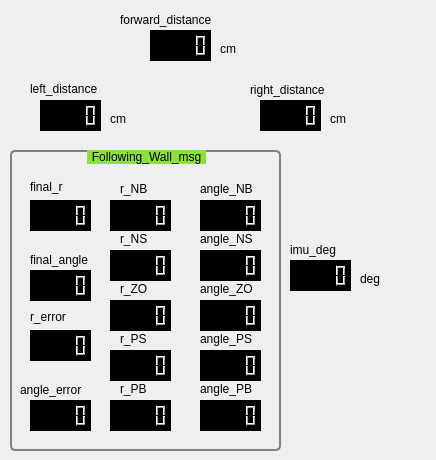
   <widget class="QWidget" name="tab_2">
    <attribute name="title">
     <string>Lasermsg</string>
    </attribute>
    <widget class="QLabel" name="label_19">
     <property name="geometry">
      <rect>
       <x>30</x>
       <y>80</y>
       <width>101</width>
       <height>17</height>
      </rect>
     </property>
     <property name="text">
      <string>left_distance</string>
     </property>
    </widget>
    <widget class="QLabel" name="label_20">
     <property name="geometry">
      <rect>
       <x>250</x>
       <y>80</y>
       <width>101</width>
       <height>20</height>
      </rect>
     </property>
     <property name="text">
      <string>right_distance</string>
     </property>
    </widget>
    <widget class="QLabel" name="label_21">
     <property name="geometry">
      <rect>
       <x>120</x>
       <y>10</y>
       <width>131</width>
       <height>20</height>
      </rect>
     </property>
     <property name="text">
      <string>forward_distance</string>
     </property>
    </widget>
    <widget class="QLabel" name="label_22">
     <property name="geometry">
      <rect>
       <x>110</x>
       <y>110</y>
       <width>67</width>
       <height>17</height>
      </rect>
     </property>
     <property name="text">
      <string>cm</string>
     </property>
    </widget>
    <widget class="QLabel" name="label_23">
     <property name="geometry">
      <rect>
       <x>220</x>
       <y>40</y>
       <width>67</width>
       <height>17</height>
      </rect>
     </property>
     <property name="text">
      <string>cm</string>
     </property>
    </widget>
    <widget class="QLabel" name="label_24">
     <property name="geometry">
      <rect>
       <x>330</x>
       <y>110</y>
       <width>67</width>
       <height>17</height>
      </rect>
     </property>
     <property name="text">
      <string>cm</string>
     </property>
    </widget>
    <widget class="QLabel" name="label_25">
     <property name="geometry">
      <rect>
       <x>290</x>
       <y>240</y>
       <width>101</width>
       <height>20</height>
      </rect>
     </property>
     <property name="text">
      <string>imu_deg</string>
     </property>
    </widget>
    <widget class="QLabel" name="label_26">
     <property name="geometry">
      <rect>
       <x>360</x>
       <y>270</y>
       <width>67</width>
       <height>17</height>
      </rect>
     </property>
     <property name="text">
      <string>deg</string>
     </property>
    </widget>
    <widget class="QLCDNumber" name="lcdNumber_forward_scan">
     <property name="geometry">
      <rect>
       <x>150</x>
       <y>30</y>
       <width>61</width>
       <height>31</height>
      </rect>
     </property>
     <property name="font">
      <font>
       <weight>50</weight>
       <bold>false</bold>
       <stylestrategy>PreferDefault</stylestrategy>
      </font>
     </property>
     <property name="styleSheet">
      <string notr="true">QLCDNumber{
border: 2px solid black;
    
	background-color: rgb(0, 0, 0)
}
</string>
     </property>
     <property name="inputMethodHints">
      <set>Qt::ImhNone</set>
     </property>
     <property name="frameShape">
      <enum>QFrame::Box</enum>
     </property>
     <property name="frameShadow">
      <enum>QFrame::Raised</enum>
     </property>
     <property name="digitCount">
      <number>5</number>
     </property>
     <property name="segmentStyle">
      <enum>QLCDNumber::Filled</enum>
     </property>
    </widget>
    <widget class="QLCDNumber" name="lcdNumber_left_scan">
     <property name="geometry">
      <rect>
       <x>40</x>
       <y>100</y>
       <width>61</width>
       <height>31</height>
      </rect>
     </property>
     <property name="font">
      <font>
       <weight>50</weight>
       <bold>false</bold>
       <stylestrategy>PreferDefault</stylestrategy>
      </font>
     </property>
     <property name="styleSheet">
      <string notr="true">QLCDNumber{
border: 2px solid black;
    
	background-color: rgb(0, 0, 0)
   
}
</string>
     </property>
     <property name="inputMethodHints">
      <set>Qt::ImhNone</set>
     </property>
     <property name="frameShape">
      <enum>QFrame::Box</enum>
     </property>
     <property name="frameShadow">
      <enum>QFrame::Raised</enum>
     </property>
     <property name="digitCount">
      <number>5</number>
     </property>
     <property name="segmentStyle">
      <enum>QLCDNumber::Filled</enum>
     </property>
    </widget>
    <widget class="QLCDNumber" name="lcdNumber_right_scan">
     <property name="geometry">
      <rect>
       <x>260</x>
       <y>100</y>
       <width>61</width>
       <height>31</height>
      </rect>
     </property>
     <property name="font">
      <font>
       <weight>50</weight>
       <bold>false</bold>
       <stylestrategy>PreferDefault</stylestrategy>
      </font>
     </property>
     <property name="styleSheet">
      <string notr="true">QLCDNumber{
border: 2px solid black;
    
	background-color: rgb(0, 0, 0)
   
}
</string>
     </property>
     <property name="inputMethodHints">
      <set>Qt::ImhNone</set>
     </property>
     <property name="frameShape">
      <enum>QFrame::Box</enum>
     </property>
     <property name="frameShadow">
      <enum>QFrame::Raised</enum>
     </property>
     <property name="digitCount">
      <number>5</number>
     </property>
     <property name="segmentStyle">
      <enum>QLCDNumber::Filled</enum>
     </property>
    </widget>
    <widget class="QLCDNumber" name="lcdNumber_imu">
     <property name="geometry">
      <rect>
       <x>290</x>
       <y>260</y>
       <width>61</width>
       <height>31</height>
      </rect>
     </property>
     <property name="font">
      <font>
       <weight>50</weight>
       <bold>false</bold>
       <stylestrategy>PreferDefault</stylestrategy>
      </font>
     </property>
     <property name="styleSheet">
      <string notr="true">QLCDNumber{
border: 2px solid black;
    
	background-color: rgb(0, 0, 0)
   
}
</string>
     </property>
     <property name="inputMethodHints">
      <set>Qt::ImhNone</set>
     </property>
     <property name="frameShape">
      <enum>QFrame::Box</enum>
     </property>
     <property name="frameShadow">
      <enum>QFrame::Raised</enum>
     </property>
     <property name="digitCount">
      <number>5</number>
     </property>
     <property name="segmentStyle">
      <enum>QLCDNumber::Filled</enum>
     </property>
    </widget>
    <widget class="QGroupBox" name="groupBox">
     <property name="geometry">
      <rect>
       <x>10</x>
       <y>150</y>
       <width>271</width>
       <height>301</height>
      </rect>
     </property>
     <property name="styleSheet">
      <string notr="true">QGroupBox {
    background-color: qlineargradient(x1: 0, y1: 0, x2: 0, y2: 1,
                                      stop: 0 #E0E0E0, stop: 1 #FFFFFF);
    border: 2px solid gray;
    border-radius: 5px;
    margin-top: 1ex; /* leave space at the top for the title */
}

QGroupBox::title {
    subcontrol-origin: margin;
    subcontrol-position: top center; /* position at the top center */
    padding: 0 3px;
    
	
	
	background-color: rgb(138, 226, 52);
	
}
QGroupBox::indicator {
    width: 13px;
    height: 13px;
}</string>
     </property>
     <property name="title">
      <string>Following_Wall_msg</string>
     </property>
     <widget class="QLCDNumber" name="lcdNumber_r_err">
      <property name="geometry">
       <rect>
        <x>20</x>
        <y>180</y>
        <width>61</width>
        <height>31</height>
       </rect>
      </property>
      <property name="font">
       <font>
        <weight>50</weight>
        <bold>false</bold>
        <stylestrategy>PreferDefault</stylestrategy>
       </font>
      </property>
      <property name="styleSheet">
       <string notr="true">QLCDNumber{
border: 2px solid black;
    
	background-color: rgb(0, 0, 0)
   
}
</string>
      </property>
      <property name="inputMethodHints">
       <set>Qt::ImhNone</set>
      </property>
      <property name="frameShape">
       <enum>QFrame::Box</enum>
      </property>
      <property name="frameShadow">
       <enum>QFrame::Raised</enum>
      </property>
      <property name="digitCount">
       <number>5</number>
      </property>
      <property name="segmentStyle">
       <enum>QLCDNumber::Filled</enum>
      </property>
     </widget>
     <widget class="QLabel" name="label_28">
      <property name="geometry">
       <rect>
        <x>10</x>
        <y>230</y>
        <width>81</width>
        <height>20</height>
       </rect>
      </property>
      <property name="text">
       <string>angle_error</string>
      </property>
     </widget>
     <widget class="QLCDNumber" name="lcdNumber_angle_err">
      <property name="geometry">
       <rect>
        <x>20</x>
        <y>250</y>
        <width>61</width>
        <height>31</height>
       </rect>
      </property>
      <property name="font">
       <font>
        <weight>50</weight>
        <bold>false</bold>
        <stylestrategy>PreferDefault</stylestrategy>
       </font>
      </property>
      <property name="styleSheet">
       <string notr="true">QLCDNumber{
border: 2px solid black;
    
	background-color: rgb(0, 0, 0)
}
</string>
      </property>
      <property name="inputMethodHints">
       <set>Qt::ImhNone</set>
      </property>
      <property name="frameShape">
       <enum>QFrame::Box</enum>
      </property>
      <property name="frameShadow">
       <enum>QFrame::Raised</enum>
      </property>
      <property name="digitCount">
       <number>5</number>
      </property>
      <property name="segmentStyle">
       <enum>QLCDNumber::Filled</enum>
      </property>
     </widget>
     <widget class="QLabel" name="label_27">
      <property name="geometry">
       <rect>
        <x>20</x>
        <y>158</y>
        <width>67</width>
        <height>17</height>
       </rect>
      </property>
      <property name="text">
       <string>r_error</string>
      </property>
     </widget>
     <widget class="QLCDNumber" name="lcdNumber_r_ZO">
      <property name="geometry">
       <rect>
        <x>100</x>
        <y>150</y>
        <width>61</width>
        <height>31</height>
       </rect>
      </property>
      <property name="font">
       <font>
        <weight>50</weight>
        <bold>false</bold>
        <stylestrategy>PreferDefault</stylestrategy>
       </font>
      </property>
      <property name="styleSheet">
       <string notr="true">QLCDNumber{
border: 2px solid black;
    
	background-color: rgb(0, 0, 0)
   
}
</string>
      </property>
      <property name="inputMethodHints">
       <set>Qt::ImhNone</set>
      </property>
      <property name="frameShape">
       <enum>QFrame::Box</enum>
      </property>
      <property name="frameShadow">
       <enum>QFrame::Raised</enum>
      </property>
      <property name="digitCount">
       <number>5</number>
      </property>
      <property name="segmentStyle">
       <enum>QLCDNumber::Filled</enum>
      </property>
     </widget>
     <widget class="QLCDNumber" name="lcdNumber_r_PS">
      <property name="geometry">
       <rect>
        <x>100</x>
        <y>200</y>
        <width>61</width>
        <height>31</height>
       </rect>
      </property>
      <property name="font">
       <font>
        <weight>50</weight>
        <bold>false</bold>
        <stylestrategy>PreferDefault</stylestrategy>
       </font>
      </property>
      <property name="styleSheet">
       <string notr="true">QLCDNumber{
border: 2px solid black;
    
	background-color: rgb(0, 0, 0)
   
}
</string>
      </property>
      <property name="inputMethodHints">
       <set>Qt::ImhNone</set>
      </property>
      <property name="frameShape">
       <enum>QFrame::Box</enum>
      </property>
      <property name="frameShadow">
       <enum>QFrame::Raised</enum>
      </property>
      <property name="digitCount">
       <number>5</number>
      </property>
      <property name="segmentStyle">
       <enum>QLCDNumber::Filled</enum>
      </property>
     </widget>
     <widget class="QLCDNumber" name="lcdNumber_r_NS">
      <property name="geometry">
       <rect>
        <x>100</x>
        <y>100</y>
        <width>61</width>
        <height>31</height>
       </rect>
      </property>
      <property name="font">
       <font>
        <weight>50</weight>
        <bold>false</bold>
        <stylestrategy>PreferDefault</stylestrategy>
       </font>
      </property>
      <property name="styleSheet">
       <string notr="true">QLCDNumber{
border: 2px solid black;
    
	background-color: rgb(0, 0, 0)
   
}
</string>
      </property>
      <property name="inputMethodHints">
       <set>Qt::ImhNone</set>
      </property>
      <property name="frameShape">
       <enum>QFrame::Box</enum>
      </property>
      <property name="frameShadow">
       <enum>QFrame::Raised</enum>
      </property>
      <property name="digitCount">
       <number>5</number>
      </property>
      <property name="segmentStyle">
       <enum>QLCDNumber::Filled</enum>
      </property>
     </widget>
     <widget class="QLCDNumber" name="lcdNumber_r_PB">
      <property name="geometry">
       <rect>
        <x>100</x>
        <y>250</y>
        <width>61</width>
        <height>31</height>
       </rect>
      </property>
      <property name="font">
       <font>
        <weight>50</weight>
        <bold>false</bold>
        <stylestrategy>PreferDefault</stylestrategy>
       </font>
      </property>
      <property name="styleSheet">
       <string notr="true">QLCDNumber{
border: 2px solid black;
    
	background-color: rgb(0, 0, 0)
   
}
</string>
      </property>
      <property name="inputMethodHints">
       <set>Qt::ImhNone</set>
      </property>
      <property name="frameShape">
       <enum>QFrame::Box</enum>
      </property>
      <property name="frameShadow">
       <enum>QFrame::Raised</enum>
      </property>
      <property name="digitCount">
       <number>5</number>
      </property>
      <property name="segmentStyle">
       <enum>QLCDNumber::Filled</enum>
      </property>
     </widget>
     <widget class="QLCDNumber" name="lcdNumber_r_NB">
      <property name="geometry">
       <rect>
        <x>100</x>
        <y>50</y>
        <width>61</width>
        <height>31</height>
       </rect>
      </property>
      <property name="font">
       <font>
        <weight>50</weight>
        <bold>false</bold>
        <stylestrategy>PreferDefault</stylestrategy>
       </font>
      </property>
      <property name="styleSheet">
       <string notr="true">QLCDNumber{
border: 2px solid black;
    
	background-color: rgb(0, 0, 0)
   
}
</string>
      </property>
      <property name="inputMethodHints">
       <set>Qt::ImhNone</set>
      </property>
      <property name="frameShape">
       <enum>QFrame::Box</enum>
      </property>
      <property name="frameShadow">
       <enum>QFrame::Raised</enum>
      </property>
      <property name="digitCount">
       <number>5</number>
      </property>
      <property name="segmentStyle">
       <enum>QLCDNumber::Filled</enum>
      </property>
     </widget>
     <widget class="QLabel" name="label_4">
      <property name="geometry">
       <rect>
        <x>110</x>
        <y>30</y>
        <width>67</width>
        <height>17</height>
       </rect>
      </property>
      <property name="text">
       <string>r_NB</string>
      </property>
     </widget>
     <widget class="QLabel" name="label_5">
      <property name="geometry">
       <rect>
        <x>110</x>
        <y>80</y>
        <width>67</width>
        <height>17</height>
       </rect>
      </property>
      <property name="text">
       <string>r_NS</string>
      </property>
     </widget>
     <widget class="QLabel" name="label_11">
      <property name="geometry">
       <rect>
        <x>110</x>
        <y>130</y>
        <width>67</width>
        <height>17</height>
       </rect>
      </property>
      <property name="text">
       <string>r_ZO</string>
      </property>
     </widget>
     <widget class="QLabel" name="label_12">
      <property name="geometry">
       <rect>
        <x>110</x>
        <y>180</y>
        <width>67</width>
        <height>17</height>
       </rect>
      </property>
      <property name="text">
       <string>r_PS</string>
      </property>
     </widget>
     <widget class="QLabel" name="label_13">
      <property name="geometry">
       <rect>
        <x>110</x>
        <y>230</y>
        <width>67</width>
        <height>17</height>
       </rect>
      </property>
      <property name="text">
       <string>r_PB</string>
      </property>
     </widget>
     <widget class="QLCDNumber" name="lcdNumber_angle_NS">
      <property name="geometry">
       <rect>
        <x>190</x>
        <y>100</y>
        <width>61</width>
        <height>31</height>
       </rect>
      </property>
      <property name="font">
       <font>
        <weight>50</weight>
        <bold>false</bold>
        <stylestrategy>PreferDefault</stylestrategy>
       </font>
      </property>
      <property name="styleSheet">
       <string notr="true">QLCDNumber{
border: 2px solid black;
    
	background-color: rgb(0, 0, 0)
   
}
</string>
      </property>
      <property name="inputMethodHints">
       <set>Qt::ImhNone</set>
      </property>
      <property name="frameShape">
       <enum>QFrame::Box</enum>
      </property>
      <property name="frameShadow">
       <enum>QFrame::Raised</enum>
      </property>
      <property name="digitCount">
       <number>5</number>
      </property>
      <property name="segmentStyle">
       <enum>QLCDNumber::Filled</enum>
      </property>
     </widget>
     <widget class="QLCDNumber" name="lcdNumber_angle_PB">
      <property name="geometry">
       <rect>
        <x>190</x>
        <y>250</y>
        <width>61</width>
        <height>31</height>
       </rect>
      </property>
      <property name="font">
       <font>
        <weight>50</weight>
        <bold>false</bold>
        <stylestrategy>PreferDefault</stylestrategy>
       </font>
      </property>
      <property name="styleSheet">
       <string notr="true">QLCDNumber{
border: 2px solid black;
    
	background-color: rgb(0, 0, 0)
   
}
</string>
      </property>
      <property name="inputMethodHints">
       <set>Qt::ImhNone</set>
      </property>
      <property name="frameShape">
       <enum>QFrame::Box</enum>
      </property>
      <property name="frameShadow">
       <enum>QFrame::Raised</enum>
      </property>
      <property name="digitCount">
       <number>5</number>
      </property>
      <property name="segmentStyle">
       <enum>QLCDNumber::Filled</enum>
      </property>
     </widget>
     <widget class="QLCDNumber" name="lcdNumber_angle_PS">
      <property name="geometry">
       <rect>
        <x>190</x>
        <y>200</y>
        <width>61</width>
        <height>31</height>
       </rect>
      </property>
      <property name="font">
       <font>
        <weight>50</weight>
        <bold>false</bold>
        <stylestrategy>PreferDefault</stylestrategy>
       </font>
      </property>
      <property name="styleSheet">
       <string notr="true">QLCDNumber{
border: 2px solid black;
    
	background-color: rgb(0, 0, 0)
   
}
</string>
      </property>
      <property name="inputMethodHints">
       <set>Qt::ImhNone</set>
      </property>
      <property name="frameShape">
       <enum>QFrame::Box</enum>
      </property>
      <property name="frameShadow">
       <enum>QFrame::Raised</enum>
      </property>
      <property name="digitCount">
       <number>5</number>
      </property>
      <property name="segmentStyle">
       <enum>QLCDNumber::Filled</enum>
      </property>
     </widget>
     <widget class="QLabel" name="label_14">
      <property name="geometry">
       <rect>
        <x>190</x>
        <y>80</y>
        <width>67</width>
        <height>17</height>
       </rect>
      </property>
      <property name="text">
       <string>angle_NS</string>
      </property>
     </widget>
     <widget class="QLCDNumber" name="lcdNumber_angle_ZO">
      <property name="geometry">
       <rect>
        <x>190</x>
        <y>150</y>
        <width>61</width>
        <height>31</height>
       </rect>
      </property>
      <property name="font">
       <font>
        <weight>50</weight>
        <bold>false</bold>
        <stylestrategy>PreferDefault</stylestrategy>
       </font>
      </property>
      <property name="styleSheet">
       <string notr="true">QLCDNumber{
border: 2px solid black;
    
	background-color: rgb(0, 0, 0)
   
}
</string>
      </property>
      <property name="inputMethodHints">
       <set>Qt::ImhNone</set>
      </property>
      <property name="frameShape">
       <enum>QFrame::Box</enum>
      </property>
      <property name="frameShadow">
       <enum>QFrame::Raised</enum>
      </property>
      <property name="digitCount">
       <number>5</number>
      </property>
      <property name="segmentStyle">
       <enum>QLCDNumber::Filled</enum>
      </property>
     </widget>
     <widget class="QLabel" name="label_15">
      <property name="geometry">
       <rect>
        <x>190</x>
        <y>30</y>
        <width>67</width>
        <height>17</height>
       </rect>
      </property>
      <property name="text">
       <string>angle_NB</string>
      </property>
     </widget>
     <widget class="QLCDNumber" name="lcdNumber_angle_NB">
      <property name="geometry">
       <rect>
        <x>190</x>
        <y>50</y>
        <width>61</width>
        <height>31</height>
       </rect>
      </property>
      <property name="font">
       <font>
        <weight>50</weight>
        <bold>false</bold>
        <stylestrategy>PreferDefault</stylestrategy>
       </font>
      </property>
      <property name="styleSheet">
       <string notr="true">QLCDNumber{
border: 2px solid black;
    
	background-color: rgb(0, 0, 0)
   
}
</string>
      </property>
      <property name="inputMethodHints">
       <set>Qt::ImhNone</set>
      </property>
      <property name="frameShape">
       <enum>QFrame::Box</enum>
      </property>
      <property name="frameShadow">
       <enum>QFrame::Raised</enum>
      </property>
      <property name="digitCount">
       <number>5</number>
      </property>
      <property name="segmentStyle">
       <enum>QLCDNumber::Filled</enum>
      </property>
     </widget>
     <widget class="QLabel" name="label_16">
      <property name="geometry">
       <rect>
        <x>190</x>
        <y>130</y>
        <width>67</width>
        <height>17</height>
       </rect>
      </property>
      <property name="text">
       <string>angle_ZO</string>
      </property>
     </widget>
     <widget class="QLabel" name="label_29">
      <property name="geometry">
       <rect>
        <x>190</x>
        <y>180</y>
        <width>67</width>
        <height>17</height>
       </rect>
      </property>
      <property name="text">
       <string>angle_PS</string>
      </property>
     </widget>
     <widget class="QLabel" name="label_30">
      <property name="geometry">
       <rect>
        <x>190</x>
        <y>230</y>
        <width>67</width>
        <height>17</height>
       </rect>
      </property>
      <property name="text">
       <string>angle_PB</string>
      </property>
     </widget>
     <widget class="QLabel" name="label_31">
      <property name="geometry">
       <rect>
        <x>20</x>
        <y>28</y>
        <width>67</width>
        <height>17</height>
       </rect>
      </property>
      <property name="text">
       <string>final_r</string>
      </property>
     </widget>
     <widget class="QLCDNumber" name="lcdNumber_final_r">
      <property name="geometry">
       <rect>
        <x>20</x>
        <y>50</y>
        <width>61</width>
        <height>31</height>
       </rect>
      </property>
      <property name="font">
       <font>
        <weight>50</weight>
        <bold>false</bold>
        <stylestrategy>PreferDefault</stylestrategy>
       </font>
      </property>
      <property name="styleSheet">
       <string notr="true">QLCDNumber{
border: 2px solid black;
    
	background-color: rgb(0, 0, 0)
   
}
</string>
      </property>
      <property name="inputMethodHints">
       <set>Qt::ImhNone</set>
      </property>
      <property name="frameShape">
       <enum>QFrame::Box</enum>
      </property>
      <property name="frameShadow">
       <enum>QFrame::Raised</enum>
      </property>
      <property name="digitCount">
       <number>5</number>
      </property>
      <property name="segmentStyle">
       <enum>QLCDNumber::Filled</enum>
      </property>
     </widget>
     <widget class="QLabel" name="label_32">
      <property name="geometry">
       <rect>
        <x>20</x>
        <y>100</y>
        <width>81</width>
        <height>20</height>
       </rect>
      </property>
      <property name="text">
       <string>final_angle</string>
      </property>
     </widget>
     <widget class="QLCDNumber" name="lcdNumber_final_angle">
      <property name="geometry">
       <rect>
        <x>20</x>
        <y>120</y>
        <width>61</width>
        <height>31</height>
       </rect>
      </property>
      <property name="font">
       <font>
        <weight>50</weight>
        <bold>false</bold>
        <stylestrategy>PreferDefault</stylestrategy>
       </font>
      </property>
      <property name="styleSheet">
       <string notr="true">QLCDNumber{
border: 2px solid black;
    
	background-color: rgb(0, 0, 0)
}
</string>
      </property>
      <property name="inputMethodHints">
       <set>Qt::ImhNone</set>
      </property>
      <property name="frameShape">
       <enum>QFrame::Box</enum>
      </property>
      <property name="frameShadow">
       <enum>QFrame::Raised</enum>
      </property>
      <property name="digitCount">
       <number>5</number>
      </property>
      <property name="segmentStyle">
       <enum>QLCDNumber::Filled</enum>
      </property>
     </widget>
    </widget>
   </widget>
